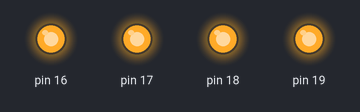
A sketch run on a simulated Arduino Uno, built with avr-gcc and run on an emulated ATmega328P. On the bench: output pins drawn as LEDs (lit = HIGH).

Above: at 0.5 s.
At 3.5 s:
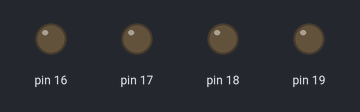
Timing chart, 0 to 4.6 s (numbered marks = the images above):
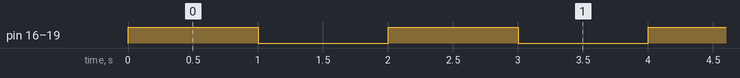

The sketch:

exp2.ino
```cpp
void setup() {
  pinMode(16, OUTPUT);
  pinMode(17, OUTPUT);
  pinMode(18, OUTPUT);
  pinMode(19, OUTPUT);
}

void loop() {
  // تشغيل كل الليدات
  digitalWrite(16, HIGH);
  digitalWrite(17, HIGH);
  digitalWrite(18, HIGH);
  digitalWrite(19, HIGH);
  delay(1000);

  // إطفاء كل الليدات
  digitalWrite(16, LOW);
  digitalWrite(17, LOW);
  digitalWrite(18, LOW);
  digitalWrite(19, LOW);
  delay(1000);
}
```

Measured:
- by itself, pin 16–19: alternates HIGH for 1.0 s and LOW for 1.0 s
